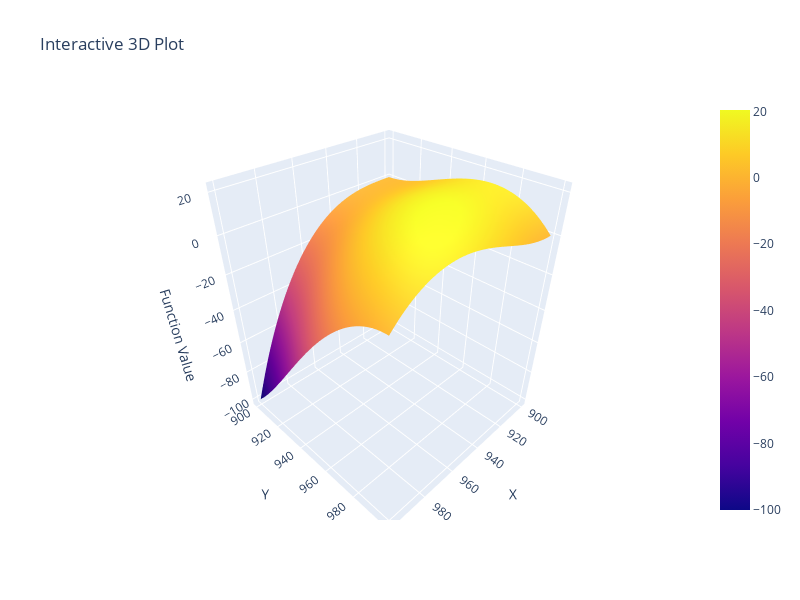

Here is the notebook cell this chart was saved with:
### Code cell
import plotly.graph_objs as go
import numpy as np

x = np.linspace(0, 100, 100)
y = np.linspace(0, 100, 100)
X, Y = np.meshgrid(x, y)

# Compute the function values at each point on the grid
Z = reward_fun(0, X, Y)

surface = go.Surface(x=X+900, y=Y+900, z=Z)

# Layout
layout = go.Layout(
    title='Interactive 3D Plot',
    scene=dict(
        xaxis=dict(title='X'),
        yaxis=dict(title='Y'),
        zaxis=dict(title='Function Value')
    ),
    width=800,
    height=600
)

# Plot figure
fig = go.Figure(data=[surface], layout=layout)

# Show plot
fig.show()

### Figure 1 — Plotly figure (JSON) as saved in the notebook; plotly's stock layout.template omitted (floating-point values rounded to 4 significant figures; data arrays with more than 128 entries replaced by an {"elided": "..."} marker saying what was removed)
{"data": [{"x": {"elided": "100x100 float values"}, "y": {"elided": "100x100 float values"}, "z": {"elided": "100x100 float values"}, "type": "surface"}], "layout": {"height": 600, "scene": {"xaxis": {"title": {"text": "X"}}, "yaxis": {"title": {"text": "Y"}}, "zaxis": {"title": {"text": "Function Value"}}}, "title": {"text": "Interactive 3D Plot"}, "width": 800}}
